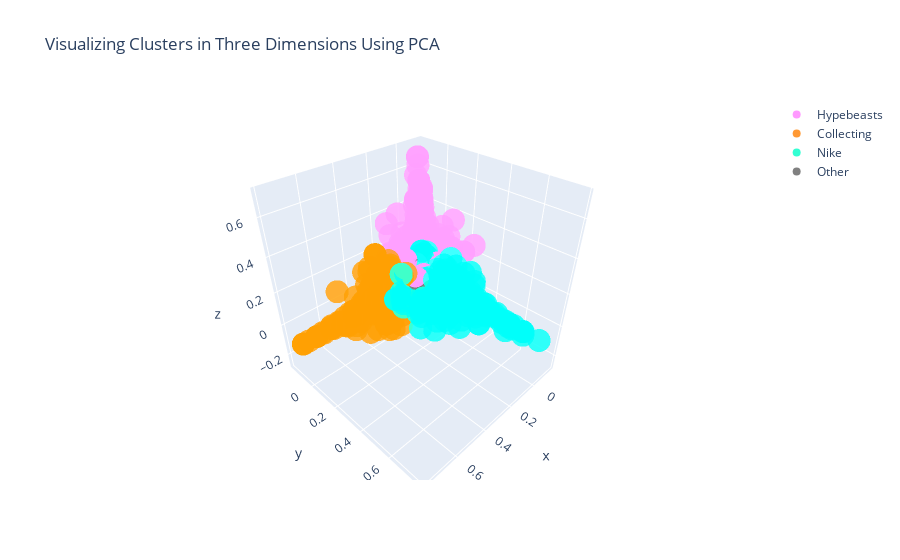

The cell this chart's notebook holds for it:
### Code cell
#Instructions for building the 3-D plot

#trace1 is for 'Cluster 0'
trace1 = go.Scatter3d(
                    x = cluster0["PC1_3d"],
                    y = cluster0["PC2_3d"],
                    z = cluster0["PC3_3d"],
                    mode = "markers",
                    name = "Hypebeasts",
                    marker = dict(color = 'rgba(255, 128, 255, 0.8)'),
                    text = None)

#trace2 is for 'Cluster 1'
trace2 = go.Scatter3d(
                    x = cluster1["PC1_3d"],
                    y = cluster1["PC2_3d"],
                    z = cluster1["PC3_3d"],
                    mode = "markers",
                    name = "Collecting",
                    marker = dict(color = 'rgba(255, 128, 2, 0.8)'),
                    text = None)

#trace3 is for 'Cluster 2'
trace3 = go.Scatter3d(
                    x = cluster2["PC1_3d"],
                    y = cluster2["PC2_3d"],
                    z = cluster2["PC3_3d"],
                    mode = "markers",
                    name = "Nike",
                    marker = dict(color = 'rgba(0, 255, 200, 0.8)'),
                    text = None)

#trace1 is for 'Cluster 3'
trace4 = go.Scatter3d(
                    x = cluster3["PC1_3d"],
                    y = cluster3["PC2_3d"],
                    z = cluster3["PC3_3d"],
                    mode = "markers",
                    name = "Other",
                    marker = dict(color = 'grey'),
                    text = None)


data1 = [trace1, trace2, trace3, trace4]

title = "Visualizing Clusters in Three Dimensions Using PCA"

layout = dict(title = title,
              xaxis= dict(title= 'PC1',zeroline= False,showticklabels=False),
              yaxis= dict(title= 'PC2',zeroline= False,showticklabels=False)
             )

fig = dict(data = data1, layout = layout)

iplot(fig)

### Figure 1 — Plotly figure (JSON) as saved in the notebook; plotly's stock layout.template omitted (floating-point values rounded to 4 significant figures; data arrays with more than 128 entries replaced by an {"elided": "..."} marker saying what was removed)
{"data": [{"marker": {"color": "rgba(255, 128, 255, 0.8)"}, "mode": "markers", "name": "Hypebeasts", "type": "scatter3d", "x": {"elided": "881 float values"}, "y": {"elided": "881 float values"}, "z": {"elided": "881 float values"}}, {"marker": {"color": "rgba(255, 128, 2, 0.8)"}, "mode": "markers", "name": "Collecting", "type": "scatter3d", "x": {"elided": "384 float values"}, "y": {"elided": "384 float values"}, "z": {"elided": "384 float values"}}, {"marker": {"color": "rgba(0, 255, 200, 0.8)"}, "mode": "markers", "name": "Nike", "type": "scatter3d", "x": {"elided": "1128 float values"}, "y": {"elided": "1128 float values"}, "z": {"elided": "1128 float values"}}, {"marker": {"color": "grey"}, "mode": "markers", "name": "Other", "type": "scatter3d", "x": {"elided": "2607 float values"}, "y": {"elided": "2607 float values"}, "z": {"elided": "2607 float values"}}], "layout": {"title": {"text": "Visualizing Clusters in Three Dimensions Using PCA"}, "xaxis": {"showticklabels": false, "title": {"text": "PC1"}, "zeroline": false}, "yaxis": {"showticklabels": false, "title": {"text": "PC2"}, "zeroline": false}}}
